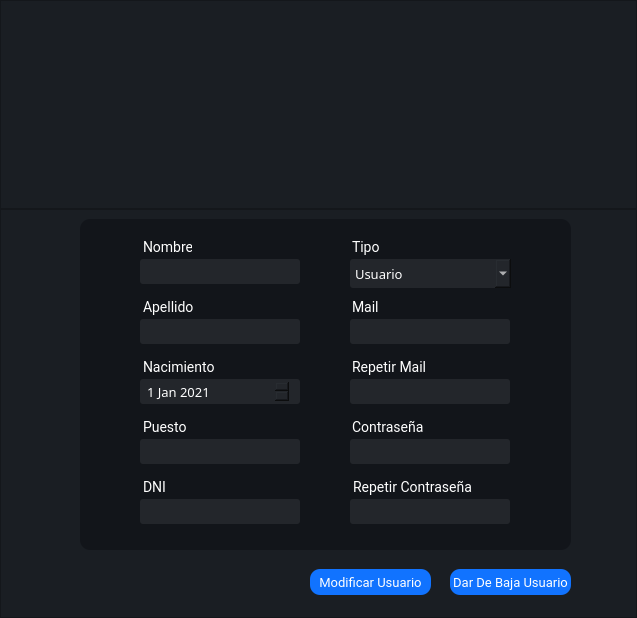
<?xml version="1.0" encoding="UTF-8"?>
<ui version="4.0">
 <class>MainWindow</class>
 <widget class="QMainWindow" name="MainWindow">
  <property name="geometry">
   <rect>
    <x>0</x>
    <y>0</y>
    <width>637</width>
    <height>618</height>
   </rect>
  </property>
  <property name="windowTitle">
   <string>MainWindow</string>
  </property>
  <widget class="QWidget" name="centralwidget">
   <layout class="QVBoxLayout" name="verticalLayout">
    <property name="spacing">
     <number>0</number>
    </property>
    <property name="leftMargin">
     <number>0</number>
    </property>
    <property name="topMargin">
     <number>0</number>
    </property>
    <property name="rightMargin">
     <number>0</number>
    </property>
    <property name="bottomMargin">
     <number>0</number>
    </property>
    <item>
     <widget class="QFrame" name="frame">
      <property name="minimumSize">
       <size>
        <width>0</width>
        <height>0</height>
       </size>
      </property>
      <property name="maximumSize">
       <size>
        <width>16777215</width>
        <height>209</height>
       </size>
      </property>
      <property name="styleSheet">
       <string notr="true">background: #1a1e23;</string>
      </property>
      <property name="frameShape">
       <enum>QFrame::StyledPanel</enum>
      </property>
      <property name="frameShadow">
       <enum>QFrame::Raised</enum>
      </property>
      <widget class="QLabel" name="label">
       <property name="geometry">
        <rect>
         <x>190</x>
         <y>20</y>
         <width>221</width>
         <height>181</height>
        </rect>
       </property>
       <property name="text">
        <string/>
       </property>
       <property name="pixmap">
        <pixmap>:/cct/Alimento.png</pixmap>
       </property>
       <property name="scaledContents">
        <bool>true</bool>
       </property>
      </widget>
     </widget>
    </item>
    <item>
     <widget class="QFrame" name="frame_2">
      <property name="minimumSize">
       <size>
        <width>0</width>
        <height>300</height>
       </size>
      </property>
      <property name="maximumSize">
       <size>
        <width>16777215</width>
        <height>16777215</height>
       </size>
      </property>
      <property name="styleSheet">
       <string notr="true">background: #1a1e23;
</string>
      </property>
      <property name="frameShape">
       <enum>QFrame::StyledPanel</enum>
      </property>
      <property name="frameShadow">
       <enum>QFrame::Raised</enum>
      </property>
      <widget class="QFrame" name="frame_3">
       <property name="geometry">
        <rect>
         <x>80</x>
         <y>10</y>
         <width>491</width>
         <height>331</height>
        </rect>
       </property>
       <property name="maximumSize">
        <size>
         <width>16777215</width>
         <height>400</height>
        </size>
       </property>
       <property name="styleSheet">
        <string notr="true">background: #12151a;border-radius: 10px;
</string>
       </property>
       <property name="frameShape">
        <enum>QFrame::StyledPanel</enum>
       </property>
       <property name="frameShadow">
        <enum>QFrame::Raised</enum>
       </property>
       <widget class="QLabel" name="label_mail">
        <property name="geometry">
         <rect>
          <x>259</x>
          <y>70</y>
          <width>90</width>
          <height>27</height>
         </rect>
        </property>
        <property name="maximumSize">
         <size>
          <width>90</width>
          <height>16777215</height>
         </size>
        </property>
        <property name="font">
         <font>
          <family>Roboto</family>
          <pointsize>-1</pointsize>
         </font>
        </property>
        <property name="styleSheet">
         <string notr="true">font-family: Roboto;
font-size: 14px;
color: #fff;
margin-top:10px;
margin-left:10px

</string>
        </property>
        <property name="text">
         <string>Mail</string>
        </property>
       </widget>
       <widget class="QLineEdit" name="apellido_input">
        <property name="geometry">
         <rect>
          <x>50</x>
          <y>100</y>
          <width>170</width>
          <height>25</height>
         </rect>
        </property>
        <property name="minimumSize">
         <size>
          <width>0</width>
          <height>0</height>
         </size>
        </property>
        <property name="maximumSize">
         <size>
          <width>16777215</width>
          <height>25</height>
         </size>
        </property>
        <property name="styleSheet">
         <string notr="true">QLineEdit{
background-color: #23262b;
border-radius: 3px;
padding: 4 5px;
color: #fff;
font-family:Roboto;
border: none;
font-size:13px;
font-weight: 400;
margin-left: 10px;

}</string>
        </property>
        <property name="placeholderText">
         <string/>
        </property>
       </widget>
       <widget class="QLabel" name="label_apellido">
        <property name="geometry">
         <rect>
          <x>50</x>
          <y>70</y>
          <width>67</width>
          <height>27</height>
         </rect>
        </property>
        <property name="font">
         <font>
          <family>Roboto</family>
          <pointsize>-1</pointsize>
         </font>
        </property>
        <property name="styleSheet">
         <string notr="true">font-family: Roboto;
font-size: 14px;
color: #fff;
margin-top:10px;
margin-left:10px

</string>
        </property>
        <property name="text">
         <string>Apellido</string>
        </property>
       </widget>
       <widget class="QLabel" name="label_tipo">
        <property name="geometry">
         <rect>
          <x>259</x>
          <y>10</y>
          <width>90</width>
          <height>27</height>
         </rect>
        </property>
        <property name="maximumSize">
         <size>
          <width>90</width>
          <height>16777215</height>
         </size>
        </property>
        <property name="font">
         <font>
          <family>Roboto</family>
          <pointsize>-1</pointsize>
         </font>
        </property>
        <property name="styleSheet">
         <string notr="true">font-family: Roboto;
font-size: 14px;
color: #fff;
margin-top:10px;
margin-left:10px

</string>
        </property>
        <property name="text">
         <string>Tipo</string>
        </property>
       </widget>
       <widget class="QLabel" name="label_nombre">
        <property name="geometry">
         <rect>
          <x>50</x>
          <y>10</y>
          <width>62</width>
          <height>27</height>
         </rect>
        </property>
        <property name="font">
         <font>
          <family>Roboto</family>
          <pointsize>-1</pointsize>
         </font>
        </property>
        <property name="styleSheet">
         <string notr="true">font-family: Roboto;
font-size: 14px;
color: #fff;
margin-top:10px;
margin-left:10px

</string>
        </property>
        <property name="text">
         <string>Nombre</string>
        </property>
       </widget>
       <widget class="QLineEdit" name="nombre_input_2">
        <property name="geometry">
         <rect>
          <x>50</x>
          <y>40</y>
          <width>170</width>
          <height>25</height>
         </rect>
        </property>
        <property name="minimumSize">
         <size>
          <width>0</width>
          <height>0</height>
         </size>
        </property>
        <property name="maximumSize">
         <size>
          <width>16777215</width>
          <height>25</height>
         </size>
        </property>
        <property name="styleSheet">
         <string notr="true">QLineEdit{
background-color: #23262b;
border-radius: 3px;
padding: 4 5px;
color: #fff;
font-family:Roboto;
border: none;
font-size:13px;
font-weight: 400;
margin-left: 10px;

}
</string>
        </property>
        <property name="text">
         <string/>
        </property>
        <property name="placeholderText">
         <string/>
        </property>
       </widget>
       <widget class="QLabel" name="label_password">
        <property name="geometry">
         <rect>
          <x>259</x>
          <y>190</y>
          <width>154</width>
          <height>27</height>
         </rect>
        </property>
        <property name="maximumSize">
         <size>
          <width>154</width>
          <height>16777215</height>
         </size>
        </property>
        <property name="font">
         <font>
          <family>Roboto</family>
          <pointsize>-1</pointsize>
         </font>
        </property>
        <property name="styleSheet">
         <string notr="true">font-family: Roboto;
font-size: 14px;
color: #fff;
margin-top:10px;
margin-left:10px

</string>
        </property>
        <property name="text">
         <string>Contraseña</string>
        </property>
       </widget>
       <widget class="QLabel" name="label_dni">
        <property name="geometry">
         <rect>
          <x>50</x>
          <y>250</y>
          <width>71</width>
          <height>27</height>
         </rect>
        </property>
        <property name="font">
         <font>
          <family>Roboto</family>
          <pointsize>-1</pointsize>
         </font>
        </property>
        <property name="styleSheet">
         <string notr="true">font-family: Roboto;
font-size: 14px;
color: #fff;
margin-top:10px;
margin-left:10px

</string>
        </property>
        <property name="text">
         <string>DNI</string>
        </property>
       </widget>
       <widget class="QLabel" name="label_nacimiento">
        <property name="geometry">
         <rect>
          <x>50</x>
          <y>130</y>
          <width>91</width>
          <height>27</height>
         </rect>
        </property>
        <property name="font">
         <font>
          <family>Roboto</family>
          <pointsize>-1</pointsize>
         </font>
        </property>
        <property name="styleSheet">
         <string notr="true">font-family: Roboto;
font-size: 14px;
color: #fff;
margin-top:10px;
margin-left:10px

</string>
        </property>
        <property name="text">
         <string>Nacimiento</string>
        </property>
       </widget>
       <widget class="QLabel" name="label_rep_mail">
        <property name="geometry">
         <rect>
          <x>259</x>
          <y>130</y>
          <width>90</width>
          <height>27</height>
         </rect>
        </property>
        <property name="maximumSize">
         <size>
          <width>90</width>
          <height>16777215</height>
         </size>
        </property>
        <property name="font">
         <font>
          <family>Roboto</family>
          <pointsize>-1</pointsize>
         </font>
        </property>
        <property name="styleSheet">
         <string notr="true">font-family: Roboto;
font-size: 14px;
color: #fff;
margin-top:10px;
margin-left:10px

</string>
        </property>
        <property name="text">
         <string>Repetir Mail</string>
        </property>
       </widget>
       <widget class="QLineEdit" name="puesto_input">
        <property name="geometry">
         <rect>
          <x>50</x>
          <y>220</y>
          <width>170</width>
          <height>25</height>
         </rect>
        </property>
        <property name="minimumSize">
         <size>
          <width>0</width>
          <height>0</height>
         </size>
        </property>
        <property name="maximumSize">
         <size>
          <width>16777215</width>
          <height>25</height>
         </size>
        </property>
        <property name="styleSheet">
         <string notr="true">QLineEdit{
background-color: #23262b;
border-radius: 3px;
padding: 4 5px;
color: #fff;
font-family:Roboto;
border: none;
font-size:13px;
font-weight: 400;
margin-left: 10px;

}
</string>
        </property>
        <property name="placeholderText">
         <string/>
        </property>
       </widget>
       <widget class="QLabel" name="label_puesto">
        <property name="geometry">
         <rect>
          <x>50</x>
          <y>190</y>
          <width>84</width>
          <height>27</height>
         </rect>
        </property>
        <property name="font">
         <font>
          <family>Roboto</family>
          <pointsize>-1</pointsize>
         </font>
        </property>
        <property name="styleSheet">
         <string notr="true">font-family: Roboto;
font-size: 14px;
color: #fff;
margin-top:10px;
margin-left:10px

</string>
        </property>
        <property name="text">
         <string>Puesto</string>
        </property>
       </widget>
       <widget class="QDateEdit" name="nacimiento_date">
        <property name="geometry">
         <rect>
          <x>50</x>
          <y>160</y>
          <width>170</width>
          <height>25</height>
         </rect>
        </property>
        <property name="styleSheet">
         <string notr="true">
background-color: #23262b;
border-radius: 3px;
padding: 4 5px;
color: #fff;
font-family:Roboto lt;
border: none;
font-size:13px;
margin-left: 10px;</string>
        </property>
        <property name="dateTime">
         <datetime>
          <hour>0</hour>
          <minute>0</minute>
          <second>0</second>
          <year>2021</year>
          <month>1</month>
          <day>1</day>
         </datetime>
        </property>
       </widget>
       <widget class="QLineEdit" name="dni_input">
        <property name="geometry">
         <rect>
          <x>50</x>
          <y>280</y>
          <width>170</width>
          <height>25</height>
         </rect>
        </property>
        <property name="minimumSize">
         <size>
          <width>0</width>
          <height>0</height>
         </size>
        </property>
        <property name="maximumSize">
         <size>
          <width>16777215</width>
          <height>25</height>
         </size>
        </property>
        <property name="styleSheet">
         <string notr="true">QLineEdit{
background-color: #23262b;
border-radius: 3px;
padding: 4 5px;
color: #fff;
font-family:Roboto;
border: none;
font-size:13px;
font-weight: 400;
margin-left: 10px;

}
</string>
        </property>
        <property name="placeholderText">
         <string/>
        </property>
       </widget>
       <widget class="QLineEdit" name="mail_input">
        <property name="geometry">
         <rect>
          <x>260</x>
          <y>100</y>
          <width>170</width>
          <height>25</height>
         </rect>
        </property>
        <property name="minimumSize">
         <size>
          <width>0</width>
          <height>0</height>
         </size>
        </property>
        <property name="maximumSize">
         <size>
          <width>16777215</width>
          <height>25</height>
         </size>
        </property>
        <property name="styleSheet">
         <string notr="true">QLineEdit{
background-color: #23262b;
border-radius: 3px;
padding: 4 5px;
color: #fff;
font-family:Roboto;
border: none;
font-size:13px;
font-weight: 400;
margin-left: 10px;

}
</string>
        </property>
        <property name="placeholderText">
         <string/>
        </property>
       </widget>
       <widget class="QLineEdit" name="mail_rep_input">
        <property name="geometry">
         <rect>
          <x>260</x>
          <y>160</y>
          <width>170</width>
          <height>25</height>
         </rect>
        </property>
        <property name="minimumSize">
         <size>
          <width>0</width>
          <height>0</height>
         </size>
        </property>
        <property name="maximumSize">
         <size>
          <width>16777215</width>
          <height>25</height>
         </size>
        </property>
        <property name="styleSheet">
         <string notr="true">QLineEdit{
background-color: #23262b;
border-radius: 3px;
padding: 4 5px;
color: #fff;
font-family:Roboto;
border: none;
font-size:13px;
font-weight: 400;
margin-left: 10px;

}
</string>
        </property>
        <property name="placeholderText">
         <string/>
        </property>
       </widget>
       <widget class="QLabel" name="label_rep_password">
        <property name="geometry">
         <rect>
          <x>260</x>
          <y>250</y>
          <width>158</width>
          <height>27</height>
         </rect>
        </property>
        <property name="maximumSize">
         <size>
          <width>500</width>
          <height>16777215</height>
         </size>
        </property>
        <property name="font">
         <font>
          <family>Roboto</family>
          <pointsize>-1</pointsize>
         </font>
        </property>
        <property name="styleSheet">
         <string notr="true">font-family: Roboto;
font-size: 14px;
color: #fff;
margin-top:10px;
margin-left:10px

</string>
        </property>
        <property name="text">
         <string>Repetir Contraseña</string>
        </property>
       </widget>
       <widget class="QLineEdit" name="pass_input">
        <property name="geometry">
         <rect>
          <x>260</x>
          <y>220</y>
          <width>170</width>
          <height>25</height>
         </rect>
        </property>
        <property name="minimumSize">
         <size>
          <width>0</width>
          <height>0</height>
         </size>
        </property>
        <property name="maximumSize">
         <size>
          <width>16777215</width>
          <height>25</height>
         </size>
        </property>
        <property name="styleSheet">
         <string notr="true">QLineEdit{
background-color: #23262b;
border-radius: 3px;
padding: 4 5px;
color: #fff;
font-family:Roboto;
border: none;
font-size:13px;
font-weight: 400;
margin-left: 10px;

}
</string>
        </property>
        <property name="echoMode">
         <enum>QLineEdit::Password</enum>
        </property>
        <property name="placeholderText">
         <string/>
        </property>
       </widget>
       <widget class="QLineEdit" name="pass_rep_input">
        <property name="geometry">
         <rect>
          <x>260</x>
          <y>280</y>
          <width>170</width>
          <height>25</height>
         </rect>
        </property>
        <property name="minimumSize">
         <size>
          <width>0</width>
          <height>0</height>
         </size>
        </property>
        <property name="maximumSize">
         <size>
          <width>16777215</width>
          <height>25</height>
         </size>
        </property>
        <property name="styleSheet">
         <string notr="true">QLineEdit{
background-color: #23262b;
border-radius: 3px;
padding: 4 5px;
color: #fff;
font-family:Roboto;
border: none;
font-size:13px;
font-weight: 400;
margin-left: 10px;

}
</string>
        </property>
        <property name="echoMode">
         <enum>QLineEdit::Password</enum>
        </property>
        <property name="placeholderText">
         <string/>
        </property>
       </widget>
       <widget class="QComboBox" name="tipo_cb">
        <property name="geometry">
         <rect>
          <x>260</x>
          <y>40</y>
          <width>171</width>
          <height>29</height>
         </rect>
        </property>
        <property name="sizePolicy">
         <sizepolicy hsizetype="Preferred" vsizetype="Fixed">
          <horstretch>0</horstretch>
          <verstretch>0</verstretch>
         </sizepolicy>
        </property>
        <property name="minimumSize">
         <size>
          <width>120</width>
          <height>0</height>
         </size>
        </property>
        <property name="styleSheet">
         <string notr="true">
background-color: #23262b;
border-radius: 3px;
padding: 4 5px;
color: #fff;
font-family:Roboto lt;
border: none;
font-size:13px;
margin-left: 10px;
</string>
        </property>
        <property name="currentText">
         <string>Usuario</string>
        </property>
        <property name="currentIndex">
         <number>0</number>
        </property>
        <property name="maxVisibleItems">
         <number>2</number>
        </property>
        <property name="insertPolicy">
         <enum>QComboBox::InsertAfterCurrent</enum>
        </property>
        <property name="duplicatesEnabled">
         <bool>false</bool>
        </property>
        <property name="frame">
         <bool>true</bool>
        </property>
        <item>
         <property name="text">
          <string>Usuario</string>
         </property>
        </item>
        <item>
         <property name="text">
          <string>Administrador</string>
         </property>
        </item>
        <item>
         <property name="text">
          <string/>
         </property>
        </item>
       </widget>
      </widget>
      <widget class="QPushButton" name="modificarprod_btn">
       <property name="geometry">
        <rect>
         <x>310</x>
         <y>360</y>
         <width>121</width>
         <height>26</height>
        </rect>
       </property>
       <property name="font">
        <font>
         <family>Roboto</family>
         <pointsize>-1</pointsize>
        </font>
       </property>
       <property name="cursor">
        <cursorShape>PointingHandCursor</cursorShape>
       </property>
       <property name="styleSheet">
        <string notr="true">QPushButton{
background-color: #1173ff;
color: #fff;
border-radius:10px;
font-family:Roboto;
font-size: 13px

}
QPushButton:hover{
background-color: #45a9f0;
}</string>
       </property>
       <property name="text">
        <string>Modificar Usuario</string>
       </property>
      </widget>
      <widget class="QPushButton" name="eliminarprod_btn">
       <property name="geometry">
        <rect>
         <x>450</x>
         <y>360</y>
         <width>121</width>
         <height>26</height>
        </rect>
       </property>
       <property name="font">
        <font>
         <family>Roboto</family>
         <pointsize>-1</pointsize>
        </font>
       </property>
       <property name="cursor">
        <cursorShape>PointingHandCursor</cursorShape>
       </property>
       <property name="styleSheet">
        <string notr="true">QPushButton{
background-color: #1173ff;
color: #fff;
border-radius:10px;
font-family:Roboto;
font-size: 13px

}
QPushButton:hover{
background-color: #45a9f0;
}</string>
       </property>
       <property name="text">
        <string>Dar De Baja Usuario</string>
       </property>
      </widget>
     </widget>
    </item>
   </layout>
  </widget>
 </widget>
 <resources>
  <include location="img/img_oficiales.qrc"/>
 </resources>
 <connections/>
</ui>
